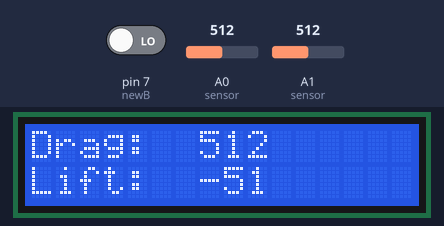
Bench run of a sketch on a simulated Arduino Uno, built with avr-gcc and run on an emulated ATmega328P. On the bench: 16×2 character LCD. The inputs (shaded band) are chosen by the test bench; at power-on: A0 (sensor) = 512, A1 (sensor) = 512, pin 7 (newB) LOW. What the sketch prints to the serial monitor is not drawn.

Above: at 1.2 s.
1.3 s: A0 (sensor) set to 716
At 2.3 s:
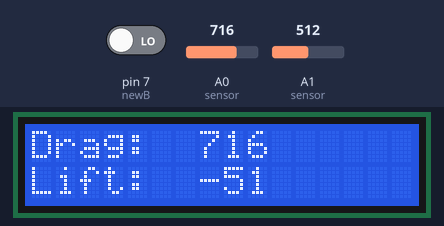
2.8 s: A1 (sensor) set to 716
At 4.0 s:
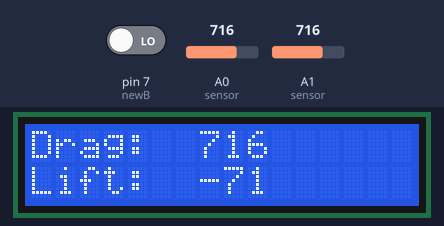
4.3 s: pin 7 (newB) driven HIGH
At 5.0 s:
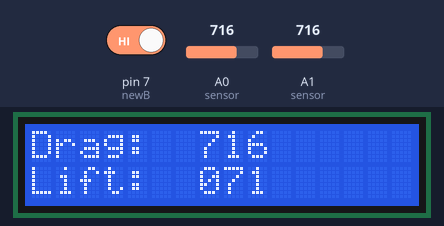
5.8 s: A0 (sensor) set to 900
At 6.9 s:
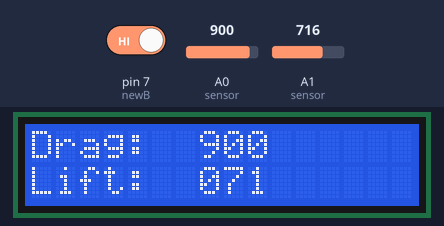
7.4 s: A0 (sensor) set to 1023
At 8.8 s:
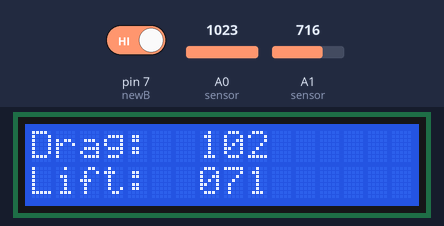
Timing chart, 0 to 9.9 s (numbered marks = the images above; inputs shaded):
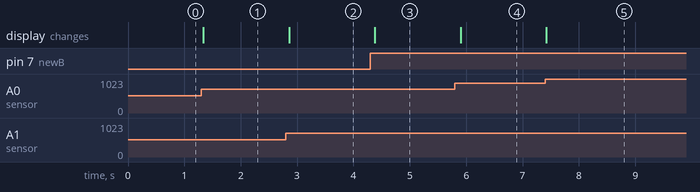

The sketch:

IDE10-22-19.ino
```cpp
/*

*/
const int newB=7;

int fcr1 = 0;              //this variable will hold a value based on the force applied to the sensor downstream of the object
int fcr2=0;               // This variable will hold a value based on the force applied to the bottom sensor
int newV=0;
int defW=0;
int deltaW=0;
double drag=0;                     // Float for the calculated drag value
#include <LiquidCrystal.h>          //the liquid crystal library contains commands for printing to the display

LiquidCrystal lcd(13, 12, 11, 10, 9, 8);   // tell the RedBoard what pins are connected to the display

void setup()
{
  Serial.begin(9600);               //start a serial connection with the computer

  lcd.begin(16, 2);                 //tell the lcd library that we are using a display that is 16 characters wide and 2 characters high
  lcd.clear();                      //clear the display

  pinMode(newB,INPUT);
}

void loop()
{
  //read the brightness of the ambient light
  newV=digitalRead(newB);
  fcr1 = analogRead(A0);   //set sensor to a number between 0 and 1023 based on the force for this sensor
  fcr2 = analogRead(A1);    // set sensor to a number between 0 and 1023 based on force for this sensor
  Serial.print(fcr1);    //print the value of sensor in the serial monitor on the computer
  Serial.print("\t");
  Serial.print(fcr2);   //print value of sensor in serial mon.
  Serial.print("\t");
  Serial.print(digitalRead(newB));   //print value of sensor in serial mon.
  Serial.print("\t");
  Serial.println(defW);


  if (newV==1){
    defW=fcr2;
  }

  deltaW=defW-fcr2;
  String fcr1cnst= String(fcr1);
  String fcr2cnst= String(deltaW);
  //if the photoresistor value is below the threshold turn the light on, otherwise turn it off
  lcd.setCursor(0,0);               //set the cursor to the 0,0 position (top left corner)
  lcd.print("Drag:");
  lcd.setCursor(7,0);
  lcd.print(fcr1cnst.substring(0,3));       //print hello, world! starting at that position

  lcd.setCursor(0,1);               //move the cursor to the first space of the bottom row
  lcd.print("Lift:");
  lcd.setCursor(7,1);
  lcd.print(fcr2cnst.substring(0,3));         //print the number of seconds that have passed since the last reset
  delay(250);                       //short delay to make the printout easier to read
}
```

Measured:
- after the input at 1.3 s, the display: changes at once (image 1)
- after the input at 2.8 s, the display: changes after 0.06 s (image 2)
- after the input at 4.3 s, the display: changes after 0.08 s (image 3)
- after the input at 5.8 s, the display: changes after 0.10 s (image 4)
- after the input at 7.4 s, the display: changes at once (image 5)
